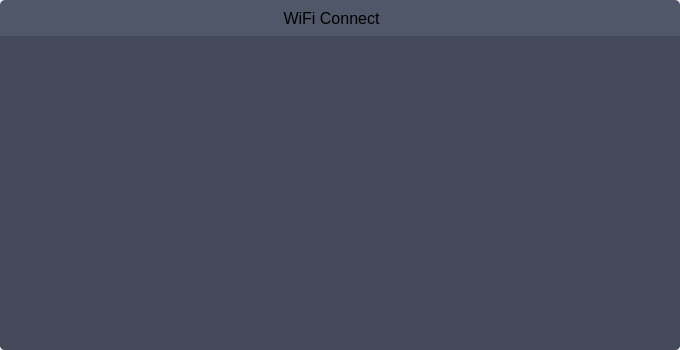
<?xml version="1.0" encoding="UTF-8"?>
<ui version="4.0">
 <class>RobotSearchDialog</class>
 <widget class="QDialog" name="RobotSearchDialog">
  <property name="geometry">
   <rect>
    <x>0</x>
    <y>0</y>
    <width>680</width>
    <height>350</height>
   </rect>
  </property>
  <property name="windowTitle">
   <string>Dialog</string>
  </property>
  <layout class="QVBoxLayout" name="verticalLayout">
   <property name="spacing">
    <number>0</number>
   </property>
   <property name="leftMargin">
    <number>0</number>
   </property>
   <property name="topMargin">
    <number>0</number>
   </property>
   <property name="rightMargin">
    <number>0</number>
   </property>
   <property name="bottomMargin">
    <number>0</number>
   </property>
   <item>
    <widget class="QWidget" name="titleWidget" native="true">
     <property name="minimumSize">
      <size>
       <width>0</width>
       <height>36</height>
      </size>
     </property>
     <property name="maximumSize">
      <size>
       <width>16777215</width>
       <height>36</height>
      </size>
     </property>
     <property name="styleSheet">
      <string notr="true">background-color:#505769;
border-top-left-radius:5px;
border-top-right-radius:5px</string>
     </property>
     <layout class="QHBoxLayout" name="horizontalLayout">
      <item>
       <spacer name="horizontalSpacer">
        <property name="orientation">
         <enum>Qt::Horizontal</enum>
        </property>
        <property name="sizeType">
         <enum>QSizePolicy::MinimumExpanding</enum>
        </property>
        <property name="sizeHint" stdset="0">
         <size>
          <width>274</width>
          <height>15</height>
         </size>
        </property>
       </spacer>
      </item>
      <item>
       <widget class="QLabel" name="titleLabel">
        <property name="font">
         <font>
          <pointsize>12</pointsize>
         </font>
        </property>
        <property name="text">
         <string>WiFi Connect</string>
        </property>
        <property name="alignment">
         <set>Qt::AlignCenter</set>
        </property>
       </widget>
      </item>
      <item>
       <spacer name="horizontalSpacer_2">
        <property name="orientation">
         <enum>Qt::Horizontal</enum>
        </property>
        <property name="sizeHint" stdset="0">
         <size>
          <width>250</width>
          <height>15</height>
         </size>
        </property>
       </spacer>
      </item>
      <item>
       <widget class="QPushButton" name="closeBtn">
        <property name="minimumSize">
         <size>
          <width>18</width>
          <height>18</height>
         </size>
        </property>
        <property name="maximumSize">
         <size>
          <width>18</width>
          <height>18</height>
         </size>
        </property>
        <property name="text">
         <string/>
        </property>
       </widget>
      </item>
     </layout>
    </widget>
   </item>
   <item>
    <widget class="QStackedWidget" name="stackedWidget">
     <property name="sizePolicy">
      <sizepolicy hsizetype="Minimum" vsizetype="Minimum">
       <horstretch>0</horstretch>
       <verstretch>0</verstretch>
      </sizepolicy>
     </property>
     <property name="minimumSize">
      <size>
       <width>680</width>
       <height>314</height>
      </size>
     </property>
     <property name="maximumSize">
      <size>
       <width>680</width>
       <height>314</height>
      </size>
     </property>
     <property name="styleSheet">
      <string notr="true">background-color:#444A5A;
border-bottom-left-radius:5px;
border-bottom-right-radius:5px;
</string>
     </property>
     <widget class="InputSnWidget" name="inputWidget"/>
     <widget class="SearchingWidget" name="searchingWidget"/>
     <widget class="RobotListWidget" name="robotListWidget"/>
     <widget class="ConnectionSuccessWidget" name="successWidget"/>
     <widget class="ConnectedWidget" name="connectedWidget"/>
    </widget>
   </item>
  </layout>
 </widget>
 <customwidgets>
  <customwidget>
   <class>InputSnWidget</class>
   <extends>QWidget</extends>
   <header>inputsnwidget.h</header>
   <container>1</container>
  </customwidget>
  <customwidget>
   <class>SearchingWidget</class>
   <extends>QWidget</extends>
   <header>searchingwidget.h</header>
   <container>1</container>
  </customwidget>
  <customwidget>
   <class>RobotListWidget</class>
   <extends>QWidget</extends>
   <header>robotlistwidget.h</header>
   <container>1</container>
  </customwidget>
  <customwidget>
   <class>ConnectionSuccessWidget</class>
   <extends>QWidget</extends>
   <header>connectionsuccesswidget.h</header>
   <container>1</container>
  </customwidget>
  <customwidget>
   <class>ConnectedWidget</class>
   <extends>QWidget</extends>
   <header>connectedwidget.h</header>
   <container>1</container>
  </customwidget>
 </customwidgets>
 <resources/>
 <connections/>
</ui>
